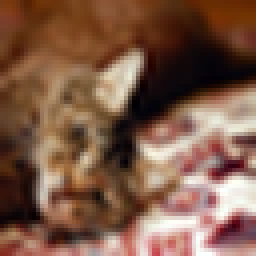
#> input picture task1_data/images/test/test_00091.png, 64 x 64 px, given in place of bird_00000.png, which was not available (shown 4 times larger)
$ python extract_extra_features.py
#> lines starting #> are read from the running program, lines starting #| are printed output that depends on the picture; pictures that were not available may be replaced by others from this repository, and a replacement may not be noted
#> (reads task1_data/train_metadata.csv from the repository)
#> (reads task1_data/test_metadata.csv from the repository)
#> in main, img is the input picture: PIL image 64x64 RGB; mean R, G, B 126, 90.1, 71.4
"""
extract_extra_features.py
-------------------------
Engineer additional hand-crafted features from the raw 64x64 images,
complementing the provided color histogram / HOG-PCA / additional features.

Two feature groups are computed:

  1. LBP (Local Binary Patterns) histograms on the grayscale image.
     LBP captures local texture patterns invariant to monotonic intensity
     changes -- a different texture signal than HOG (which captures gradient
     orientation). Useful for distinguishing fur, feathers, skin, and the
     fine speckling on butterflies and spiders.

  2. HSV colour statistics. The provided color histogram bins RGB, which
     tangles brightness and hue. HSV separates them: hue (what colour),
     saturation (colour purity), value (brightness). Mean and standard
     deviation of each give a compact 6-dim summary, plus a finer 24-bin
     hue histogram for sensitive hue distinctions.

Output:  outputs/extra_features.csv  (image_id, lbp_*, hsv_*)
"""
import os
import numpy as np
import pandas as pd
from PIL import Image
from skimage import color
from skimage.feature import local_binary_pattern

DATA_DIR = "task1_data"
OUT_PATH = "outputs/extra_features.csv"

# LBP settings -- uniform LBP with P=8 sample points, radius=1.
# 'uniform' LBP gives P+2 distinct labels (P uniform patterns + 1 non-uniform).
LBP_P, LBP_R = 8, 1
N_LBP_BINS  = LBP_P + 2          # 10 bins
N_HUE_BINS  = 24                 # for fine hue histogram


def features_for_image(img_pil):
    """Return a 1D feature vector for one PIL Image (RGB)."""
    rgb = np.asarray(img_pil, dtype=np.float32) / 255.0   # H x W x 3 in [0,1]

    # --- LBP on grayscale (uint8 for stable integer comparisons)
    gray = (color.rgb2gray(rgb) * 255).astype(np.uint8)
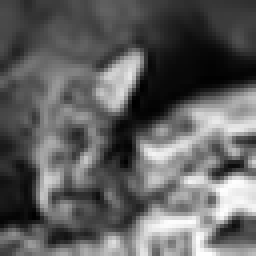
#> gray: shape (64, 64) (shown 4 times larger); min 0, max 254, mean 95.9
    lbp = local_binary_pattern(gray, LBP_P, LBP_R, method="uniform")
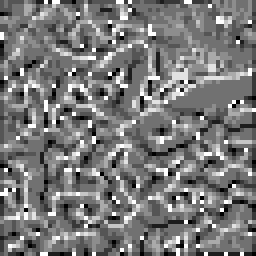
#> lbp: shape (64, 64) float64 (shown 4 times larger); min 0, max 9, mean 4.28; drawn with min black and max white
    lbp_hist, _ = np.histogram(lbp.ravel(), bins=N_LBP_BINS,
                               range=(0, N_LBP_BINS), density=True)
#> lbp_hist = [0.02, 0.042, 0.0618, 0.173, 0.348, 0.17, 0.0696, 0.0391, 0.0312, 0.0454]

    # --- HSV stats: per-channel mean and std (6 dims)
    hsv = color.rgb2hsv(rgb)
#> hsv: shape (64, 64, 3) float32; mean of channels 0, 1, 2 0.156, 0.518, 0.494
    h, s, v = hsv[..., 0], hsv[..., 1], hsv[..., 2]
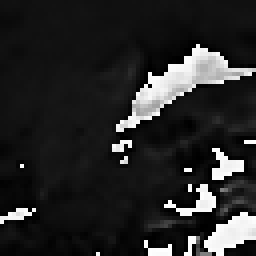
#> h: shape (64, 64) float32 (shown 4 times larger); min 0, max 0.998, mean 0.156
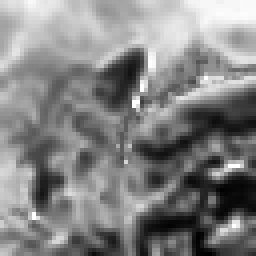
#> s: shape (64, 64) float32 (shown 4 times larger); min 0.00392, max 1, mean 0.518
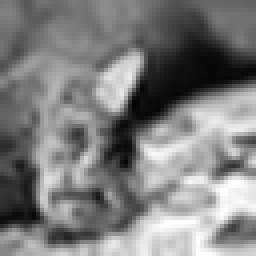
#> v: shape (64, 64) float32 (shown 4 times larger); min 0.00784, max 1, mean 0.494
    hsv_stats = np.array([h.mean(), h.std(),
                          s.mean(), s.std(),
                          v.mean(), v.std()], dtype=np.float32)
#> hsv_stats = [0.156, 0.27, 0.518, 0.234, 0.494, 0.241]

    # --- Hue histogram (24 bins) -- only meaningful where saturation is high
    # (low-sat pixels have no well-defined hue). Weight by saturation.
    hue_hist, _ = np.histogram(h.ravel(), bins=N_HUE_BINS, range=(0, 1),
                               weights=s.ravel(), density=False)
#> hue_hist = 24 values, max 1334 at index 1, min 0 at index 11, mean 88.34
    if hue_hist.sum() > 0:
        hue_hist = hue_hist / hue_hist.sum()    # normalise to a distribution
#> hue_hist = 24 values, max 0.629 at index 1, min 0 at index 11, mean 0.0417

    return np.concatenate([lbp_hist, hsv_stats, hue_hist]).astype(np.float32)


def main():
    os.makedirs(os.path.dirname(OUT_PATH), exist_ok=True)

    tr = pd.read_csv(os.path.join(DATA_DIR, "train_metadata.csv"))
    te = pd.read_csv(os.path.join(DATA_DIR, "test_metadata.csv"))
    all_meta = pd.concat([tr[["image_id", "image_path"]],
                          te[["image_id", "image_path"]]], ignore_index=True)

    feats = []
    for i, row in enumerate(all_meta.itertuples(index=False)):
        path = os.path.join(DATA_DIR, row.image_path)
        img  = Image.open(path).convert("RGB")
        feats.append(features_for_image(img))
        if (i + 1) % 1000 == 0:
            print(f"  {i+1}/{len(all_meta)}")
#> pass 2 of the loop in main, `for i, row in enumerate(all_meta.itertuples(index=False)):`:
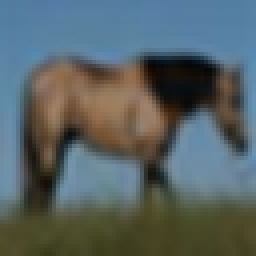
#> input picture task1_data/images/test/test_00338.png, 64 x 64 px, given in place of bird_00001.png, which was not available (shown 4 times larger)
#> in main, img is the input picture: PIL image 64x64 RGB; mean R, G, B 87.4, 99, 100.5
#> in features_for_image (call 2), `lbp = local_binary_pattern(gray, LBP_P, LBP_R, method="uniform")`:
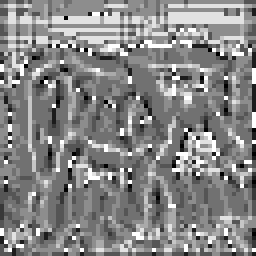
#> lbp: shape (64, 64) float64 (shown 4 times larger); min 0, max 9, mean 4.75; drawn with min black and max white
#> lbp_hist = [0.0083, 0.0327, 0.0232, 0.134, 0.32, 0.241, 0.0764, 0.0393, 0.0791, 0.0459]
#> hsv: shape (64, 64, 3) float32; mean of channels 0, 1, 2 0.361, 0.37, 0.455
#> in features_for_image (call 2), `h, s, v = hsv[..., 0], hsv[..., 1], hsv[..., 2]`:
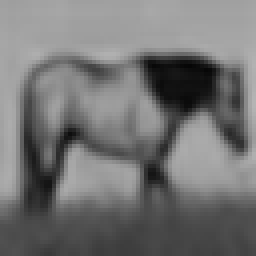
#> v: shape (64, 64) float32 (shown 4 times larger); min 0.0235, max 0.706, mean 0.455
#> hsv_stats = [0.361, 0.224, 0.37, 0.126, 0.455, 0.177]
#> in features_for_image (call 2), `hue_hist, _ = np.histogram(h.ravel(), bins=N_HUE_BINS, range=(0, 1), w..`: hue_hist = 24 values, max 698.8 at index 13, min 0 at index 19, mean 63.2
#> in features_for_image (call 2), `hue_hist = hue_hist / hue_hist.sum()`: hue_hist = 24 values, max 0.461 at index 13, min 0 at index 19, mean 0.0417
    feats = np.vstack(feats)
    print(f"Feature matrix: {feats.shape}")

    cols = ([f"lbp_{i}"     for i in range(N_LBP_BINS)]
            + ["hsv_h_mean","hsv_h_std","hsv_s_mean","hsv_s_std","hsv_v_mean","hsv_v_std"]
            + [f"hue_{i}"   for i in range(N_HUE_BINS)])
    df = pd.DataFrame(feats, columns=cols)
    df.insert(0, "image_id", all_meta["image_id"].values)
    df.to_csv(OUT_PATH, index=False)
    print(f"Wrote {OUT_PATH}")


if __name__ == "__main__":
#> (the run stopped early here; a loop or call above may not have finished)
